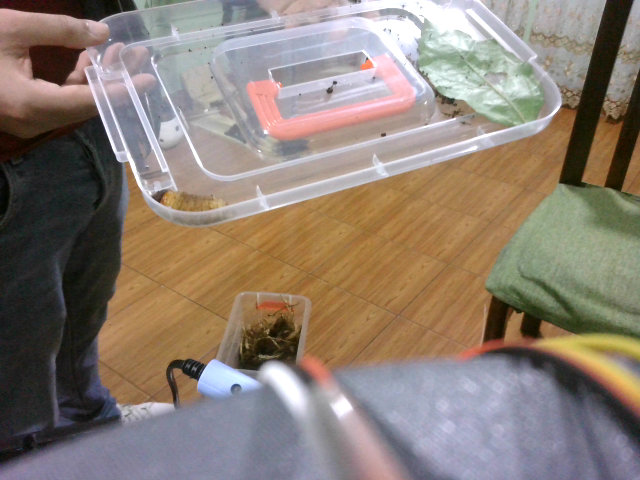
#> input picture Test/6_Detection/1.png, 640 x 480 px
$ python -i Test_HCascadANDTflite.py   (imports and definitions only)
#> lines starting #> are read from the running program, lines starting #| are printed output that depends on the picture; after the words box and inside, x2 and y2 are one past the last pixel; in counts of white or black regions, pixels touching at a corner belong together
#> further down, picture is the input picture: shape (480, 640, 3); mean B, G, R 115.8, 126.7, 140.1
import cv2
import numpy as np
import os
from tflite_runtime.interpreter import Interpreter
from tkinter import Tk, filedialog

# ------------------------------
# CONFIGURACIONES
# ------------------------------
CASCADE_PATH = "/home/pi5/Downloads/Tesis_Laser/IA/Models/cascade.xml"
TFLITE_MODEL_PATH = "/home/pi5/Downloads/Tesis_Laser/IA/Models/model_- 17 july 2025 10_04.tflite"
LABEL = "gusano"
CONF_THRESHOLD = 0.7
INPUT_SIZE = (640, 480)

# ------------------------------
# FUNCIÓN PARA EXTRAER CARACTERÍSTICAS
# ------------------------------
def extraer_caracteristicas(img):
    try:
        img_hsv = cv2.cvtColor(img, cv2.COLOR_BGR2HSV)
#> img_hsv: shape (480, 640, 3); mean H, S, V 63, 70.1, 147.1
        h, s, _ = cv2.split(img_hsv)
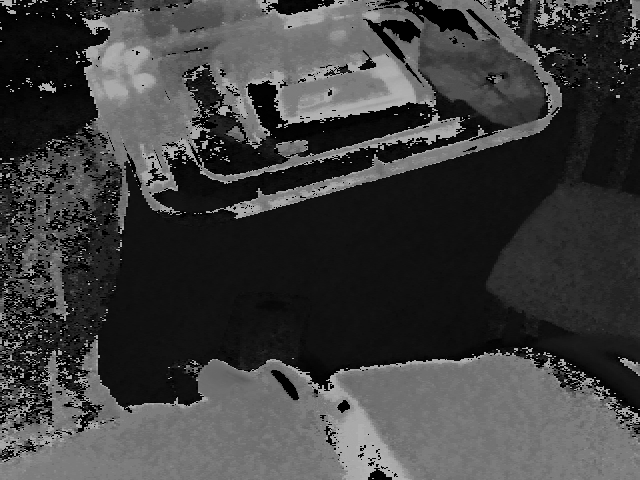
#> h: shape (480, 640); min 0, max 179, mean 63
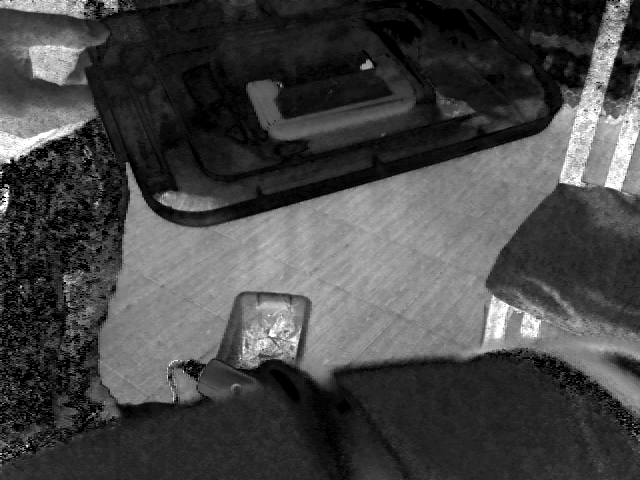
#> s: shape (480, 640); min 0, max 255, mean 70.1

        dom_h = np.median(h) / 180.0
#> dom_h = 0.2
        dom_s = np.median(s) / 255.0
#> dom_s = 0.176

        gray = cv2.cvtColor(img, cv2.COLOR_BGR2GRAY)
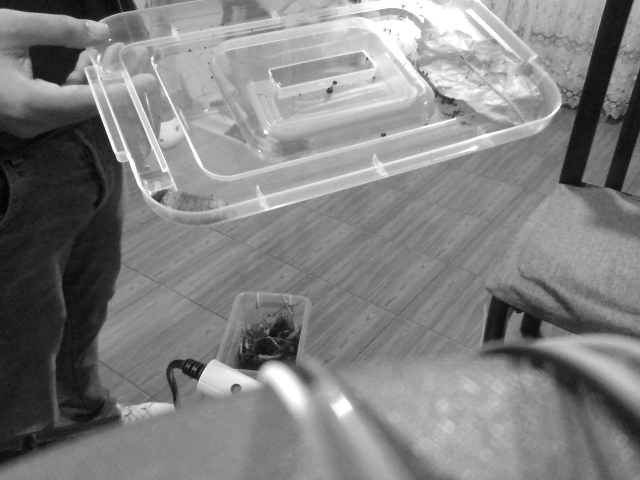
#> gray: shape (480, 640); min 2, max 255, mean 129.5
        _, thresh = cv2.threshold(gray, 50, 255, cv2.THRESH_BINARY)
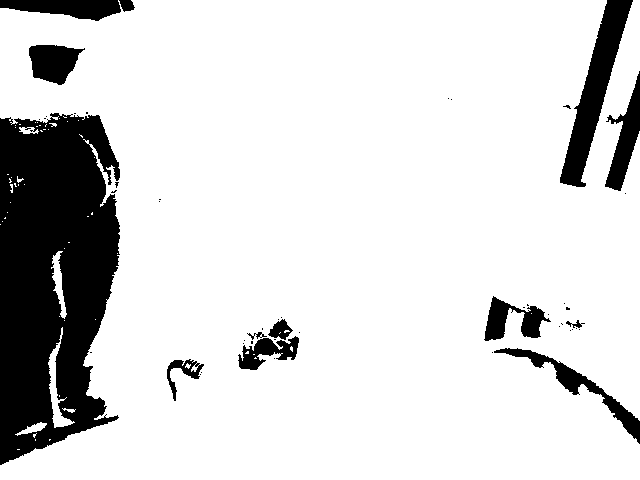
#> thresh: shape (480, 640); 84.5% white; 50 black regions (37 under 20 px)
        contours, _ = cv2.findContours(thresh, cv2.RETR_EXTERNAL, cv2.CHAIN_APPROX_SIMPLE)
#> contours = 50 contours, 45 with area under 20; largest, box (x1, y1, x2, y2) and area: (0, 0, 640, 480) 261100, (48, 327, 75, 428) 570, (51, 251, 67, 319) 353, (15, 422, 47, 436) 136, (19, 127, 39, 134) 74

        if not contours:
            return None

        c = max(contours, key=cv2.contourArea)
#> c = contour of 1257 points, box (x1, y1, x2, y2) (0, 0, 640, 480), area 261100
        area = cv2.contourArea(c)
#> area = 261100
        perimeter = cv2.arcLength(c, True)
#> perimeter = 3976.6
        circularity = 4 * np.pi * area / (perimeter ** 2 + 1e-6)
#> circularity = 0.207
        orientation = cv2.fitEllipse(c)[2] if len(c) >= 5 else 0
#> orientation = 2.03
        x, y, w, h = cv2.boundingRect(c)
#> x = 0; y = 0; w = 640; h = 480
        aspect_ratio = w / h if h != 0 else 0
#> aspect_ratio = 1.33

        hist_h = cv2.calcHist([img_hsv], [0], None, [16], [0, 180])
#> hist_h = [43867, 93337, 10255, 19366, 6998, 2618, 4607, 8440, 4594, 14326, 40344, 31096, 4259, 3136, 6277, 13680]
        hist_s = cv2.calcHist([img_hsv], [1], None, [16], [0, 256])
#> hist_s = [44119, 50139, 67872, 24735, 12880, 9358, 5826, 13661, 33278, 26815, 8641, 2908, 2175, 1619, 1192, 1982]
        hist_h = cv2.normalize(hist_h, hist_h).flatten()
#> hist_h = [0.366, 0.779, 0.0856, 0.162, 0.0584, 0.0219, 0.0385, 0.0705, 0.0384, 0.12, 0.337, 0.26, 0.0356, 0.0262, 0.0524, 0.114]
        hist_s = cv2.normalize(hist_s, hist_s).flatten()
#> hist_s = [0.401, 0.456, 0.618, 0.225, 0.117, 0.0852, 0.053, 0.124, 0.303, 0.244, 0.0786, 0.0265, 0.0198, 0.0147, 0.0108, 0.018]
        hist_hs = np.concatenate([hist_h, hist_s])
#> hist_hs = 32 values, max 0.779 at index 1, min 0.0108 at index 30, mean 0.168

        return np.array([dom_h, dom_s, area, perimeter, circularity, orientation, aspect_ratio, *hist_hs], dtype=np.float32)
    except Exception as e:
        print(f"⚠️ Error extrayendo características: {e}")
        return None

# ------------------------------
# CARGAR MODELO TFLITE
# ------------------------------
# [24 lines not run here, left out]

# [1 line that did not run here, left out]

# ------------------------------
# CARGAR CLASIFICADOR HAAR CASCADE
# ------------------------------
detector = cv2.CascadeClassifier(CASCADE_PATH)
# [3 lines not run here, left out]

# ------------------------------
# DETECCIÓN HAAR + FILTRO MLP
# ------------------------------
# [7 lines that did not run here, left out]

# [1 line that did not run here, left out]

# [30 lines not run here, left out]

>>> import cv2
>>> picture = cv2.imread('6_Detection/1.png')
>>> result = extraer_caracteristicas(picture)
#> result = 39 values, max 261100 at index 2, min 0.0108 at index 37, mean 6797.1
